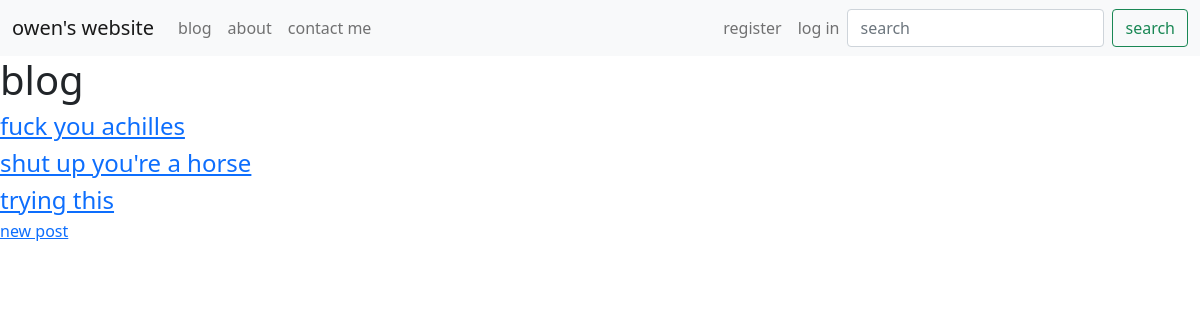
/blog/, run on an earlier commit of the app's database.
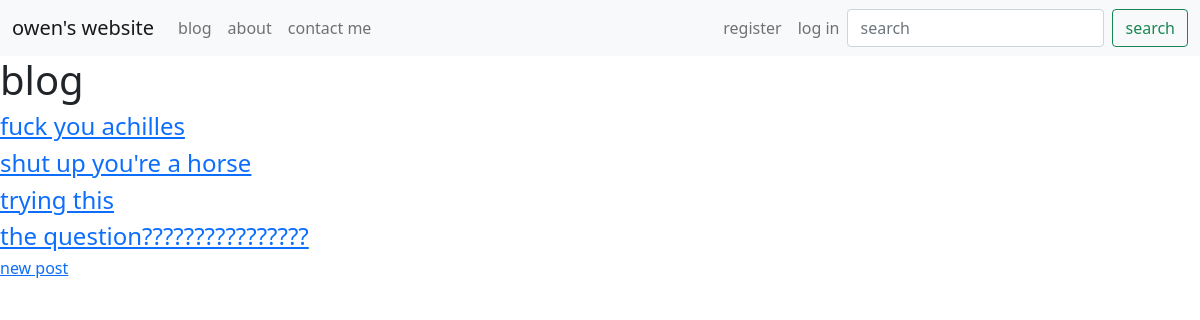
And on a later commit of the database.
### blog/models.py (models this page shows)
class BlogPost(models.Model):
    title = models.CharField(max_length=100)
    author = models.CharField(max_length=100)
    content = models.TextField()
    def get_absolute_url(self):
        return f'/blog/{self.id}'

### blog/views.py (the view)
# urls.py: path('', blog_list_view),
def blog_list_view(request):
    qs = BlogPost.objects.all()
    template_name = 'pages/blog_list.html'
    context = {'title': 'blog',
               'object_list': qs, }
    return render(request, template_name, context)

### blog/templates/pages/blog_list.html
{% extends 'base.html' %}
{% block content %}
<h1>{{ title }}</h1>
{% for object in object_list %}
  {% include 'pages/list-inline.html' with blog_post=object %}
{% endfor %}
<h6>
  <a href='new/'>new post</a>
</h6>
{% endblock %}

### templates/base.html (shortened to what this page needs)
<!doctype html>
<html lang="en">
  {% include 'head.html' %}
  <body>
    {% include 'navbar.html' %}
    {% block content %}
    {% endblock %}
  </body>
</html>

### templates/head.html (shortened to what this page needs)
<head>
  <link href="https://cdn.jsdelivr.net/npm/bootstrap@5.1.3/dist/css/bootstrap.min.css" rel="stylesheet">
</head>

### templates/navbar.html (shortened to what this page needs)
<nav class="navbar navbar-expand-lg navbar-light bg-light">
  <div class="container-fluid">
    <a class="navbar-brand" href="/">owen's website</a>
    <div class="collapse navbar-collapse" id="navbarSupportedContent">
      <ul class="navbar-nav me-auto mb-2 mb-lg-0">
        <li class="nav-item">
          <a class="nav-link" href="/blog">blog</a>
        </li>
        <li class="nav-item">
          <a class="nav-link" href="/about">about</a>
        </li>
        <li class="nav-item">
          <a class="nav-link" href="/contact">contact me</a>
        </li>
      </ul>
      {% if user.is_authenticated %}
      <ul class="navbar-nav ms-auto mb-2 mb-lg-0">
        <li class="nav-item">
          <a class="nav-link" href="/users/logout">log out</a>
        </li>
      </ul>
      {% else %}
      <ul class="navbar-nav ms-auto mb-2 mb-lg-0">
        <li class="nav-item">
          <a class="nav-link" href="/users/register">register</a>
        </li>
        <li class="nav-item">
          <a class="nav-link" href="/users/login">log in</a>
        </li>
      </ul>
      {% endif %}
      <form class="d-flex">
        <input class="form-control me-2" type="search" placeholder="search" aria-label="Search">
        <button class="btn btn-outline-success" type="submit">search</button>
      </form>
    </div>
  </div>
</nav>

### blog/templates/pages/list-inline.html
<h4>
  <a href='{{ blog_post.get_absolute_url }}'>{{ blog_post.title }}</a>
</h4>

What changed in the data, as far as the page shows it:
added BlogPost: title "the question????????????????"
